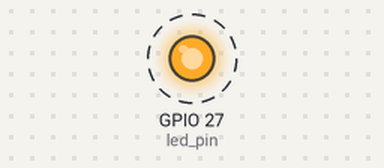
The program below on a simulated Raspberry Pi (BCM pin numbers). Shown: output pins drawn as LEDs (lit = HIGH). Dashed ring = blinking.

Above: at 0.5 s.
Timing chart, 0 to 4.6 s (numbered marks = the images above):
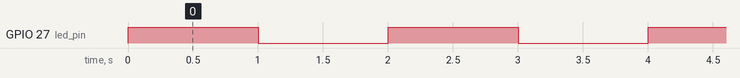

The program:

led_single.py
```python
# blink a single LED
# see https://www.youtube.com/watch?v=CgGqIvRXH3U&lc=z12qjj2oiljpgxqan04ccrfw5yyxtd3x1iw

import RPi.GPIO as GPIO
import time

led_pin = 27

try:
	GPIO.setmode(GPIO.BCM)
	GPIO.setup(led_pin, GPIO.OUT)
	while True:
		GPIO.output(led_pin, True)
		time.sleep(1.0)
		GPIO.output(led_pin, False)
		time.sleep(1.0)

except KeyboardInterrupt:
	pass

GPIO.cleanup()
```

Measured:
- by itself, GPIO 27 (led_pin): alternates HIGH for 1.0 s and LOW for 1.0 s
